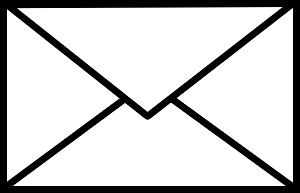
#> input picture Tarea3 - Lineas/input/image.png, 300 x 193 px, found by its file name
$ python shapes.py
#> lines starting #> are read from the running program, lines starting #| are printed output that depends on the picture; after the words box and inside, x2 and y2 are one past the last pixel; in counts of white or black regions, pixels touching at a corner belong together
import numpy as np
import cv2

img = cv2.imread('input/image.png')
#> img is the input picture: shape (193, 300, 3); min 0, max 255, mean 205.1
gray = cv2.imread('input/image.png',0)
#> gray: shape (193, 300); min 0, max 255, mean 205.1

#ret,thresh = cv2.threshold(gray,127,255,1)

#contours,h = cv2.findContours(thresh,1,2)
#contours, hierarchy = cv2.findContours(thresh,cv2.RETR_TREE,cv2.CHAIN_APPROX_SIMPLE)


ret, thresh = cv2.threshold(gray, 127, 255,0)
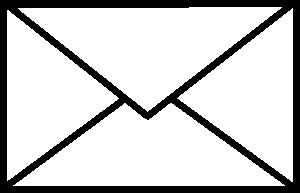
#> thresh: shape (193, 300); 80.4% white; 1 black region
contours,hierarchy = cv2.findContours(thresh,2,1)
#> contours = 4 contours; box (x1, y1, x2, y2) and area: (18, 7, 282, 112) 13580, (13, 103, 285, 186) 12593, (177, 8, 293, 182) 9956, (7, 10, 119, 181) 9497
cnt = contours[0]
#> cnt = contour of 542 points, box (x1, y1, x2, y2) (13, 103, 285, 186), area 12593

hull = cv2.convexHull(cnt,returnPoints = False)
#> hull = [495, 493, 486, 387, 383, 382, 111, 107, 15, 0]
defects = cv2.convexityDefects(cnt,hull)
#> defects = [[495, 0, 518, 4352], [0, 15, 11, 193], [15, 107, 34, 197], [107, 111, 110, 154], [383, 387, 384, 154], [387, 486, 391, 188], [486, 493, 490, 179], [493, 495, 494, 114]]

for i in range(defects.shape[0]):
    s,e,f,d = defects[i,0]
    start = tuple(cnt[s][0])
    end = tuple(cnt[e][0])
    far = tuple(cnt[f][0])
    cv2.line(img,start,end,[0,255,0],2)
    cv2.circle(img,far,5,[0,0,255],-1)
#> this loop made 8 passes
#> (s, e, f, d, start, end, far) on passes 1 to 8: (495, 0, 518, 4352, (171, 103), (124, 103), (148, 120)), (0, 15, 11, 193, (124, 103), (109, 114), (113, 112)), (15, 107, 34, 197, (109, 114), (17, 182), (90, 129)), (107, 111, 110, 154, (17, 182), (13, 185), (14, 185)), (383, 387, 384, 154, (283, 184), (279, 181), (282, 184)), (387, 486, 391, 188, (279, 181), (180, 109), (275, 179)), (486, 493, 490, 179, (180, 109), (173, 104), (176, 107)), (493, 495, 494, 114, (173, 104), (171, 103), (172, 104))
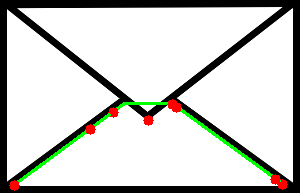
#> img: shape (193, 300, 3); 2.55% of pixels changed, all inside (x1, y1, x2, y2) = (9, 99, 288, 191)

cv2.imshow('img',img)
cv2.waitKey(0)
cv2.destroyAllWindows()

'''
print contours

for cnt in contours:
#for cnt in range(0, len(contours)):
    #if (cnt % 2 == 0):
        print cnt
        #epsilon 0.1*cv2.arcLength(cnt,True)
        approx = cv2.approxPolyDP(cnt,0.1*cv2.arcLength(cnt,True),True)
        #hull = cv2.convexHull(cnt)
        print len(approx)
        if len(approx)==5:
            print "pentagon"
            cv2.drawContours(img,[cnt],0,255,-1)
        elif len(approx)==3:
            print "triangle"
            cv2.drawContours(img,[cnt],0,(0,255,0),-1)
        elif len(approx)==4:
            print "square"
            cv2.drawContours(img,[cnt],0,(0,0,255),-1)
        elif len(approx) == 9:
            print "half-circle"
            cv2.drawContours(img,[cnt],0,(255,255,0),-1)
        elif len(approx) > 15:
            print "circle"
            cv2.drawContours(img,[cnt],0,(0,255,255),-1)

cv2.imshow('img',img)
cv2.waitKey(0)
cv2.destroyAllWindows()
'''
